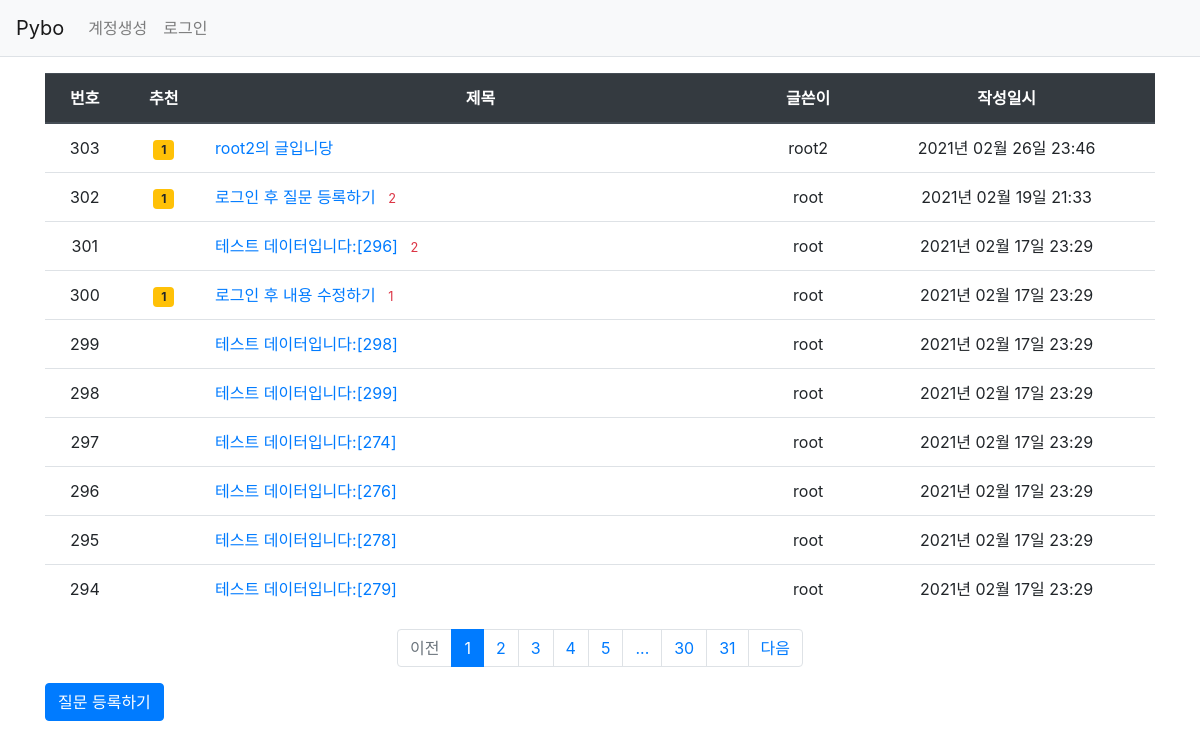
Page /question/list/ on the earlier database version.
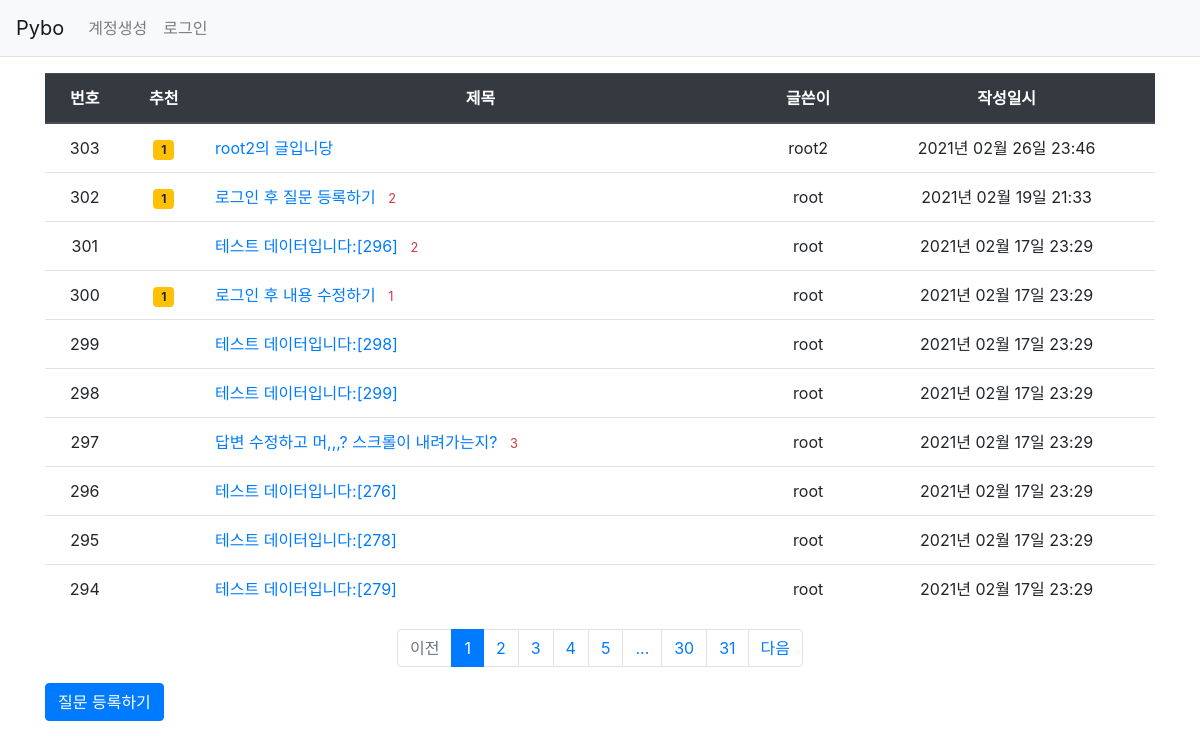
Same page on the later database version.
### pybo/models.py (models this page shows)
class Question(db.Model):   # 모든 모델의 기본 클래스인 db.Model 상속받음.
    id = db.Column(db.Integer, primary_key=True)
    subject = db.Column(db.String(200), nullable=False)
    content = db.Column(db.Text(), nullable=False)
    create_date = db.Column(db.DateTime(), nullable=False)
    modify_date = db.Column(db.DateTime(), nullable=True)
    voter = db.relationship('User', secondary=question_voter, backref=db.backref('question_voter_set'))
    user_id = db.Column(db.Integer, db.ForeignKey('user.id', ondelete='CASCADE'), nullable=False)
    user = db.relationship('User', backref=db.backref('question_set'))

class User(db.Model):
    id = db.Column(db.Integer, primary_key=True)    # 자동으로 증가하는 user 모델의 기본 키
    username = db.Column(db.String(150), unique=True, nullable=False)
    password = db.Column(db.String(200), nullable=False)
    email = db.Column(db.String(120), unique=True, nullable=False)

### pybo/views/question_views.py (the view)
@bp.route('/list/')
def _list():
    page = request.args.get('page', type=int, default=1)    # 페이징 기능 구현
    question_list = Question.query.order_by(Question.create_date.desc())
    question_list = question_list.paginate(page, per_page=10)
    return render_template('question/question_list.html', question_list=question_list)

### pybo/filter.py (called while the page is built)
def format_datetime(value, fmt='%Y년 %m월 %d일 %H:%M'):
    return value.strftime(fmt)

### pybo/views/auth_views.py (called while the page is built)
@bp.before_app_request
def load_logged_in_user():
    user_id = session.get('user_id')
    if user_id is None:
        g.user = None
    else:
        g.user = User.query.get(user_id)

### pybo/templates/question/question_list.html
{% extends 'base.html' %}
{% block content %}
<div class="container my-3">
    <table class="table">
        <thead>
            <tr class="text-center thead-dark">
                <th>번호</th>
                <th>추천</th>
                <th style="width:50%">제목</th>
                <th>글쓴이</th>
                <th>작성일시</th>
            </tr>
        </thead>
        <tbody>
            {% if question_list %}
            {% for question in question_list.items %}
            <tr class="text-center">
                <td>{{ question_list.total - ((question_list.page-1) * question_list.per_page) - loop.index0 }}</td>
                <td>
                    {% if question.voter|length > 0 %}
                    <span class="badge badge-warning px-2 py-1">{{ question.voter|length }}</span>
                    {% endif %}
                </td>
                <td class="text-left">
                    <a href="{{url_for('question.detail', question_id=question.id)}}">
                        {{question.subject}}
                    </a>
                    {% if question.answer_set|length > 0 %}
                    <span class="text-danger small ml-2">{{ question.answer_set|length }}</span>
                    {% endif %}
                </td>
                <td>{{ question.user.username }}</td>
                <td>{{question.create_date|datetime}}</td>
            </tr>
            {% endfor %}
            {% else %}
            <tr>
                <td colspan="3">질문이 없습니다.</td>
            </tr>
            {% endif %}
        </tbody>
    </table>
    <ul class="pagination justify-content-center">
        {% if question_list.has_prev %}
        <li class="page-item">
            <a class="page-link" href="?page={{ question_list.prev_num }}">이전</a>
        </li>
        {% else %}
        <li class="page-item disabled">
            <a class="page-link" tabindex="-1" aria-disabled="true" href="#">이전</a>
        </li>
        {% endif %}
        {% for page_num in question_list.iter_pages() %}
            {% if page_num %}
                {% if page_num != question_list.page %}
                <li class="page-item">
                    <a class="page-link" href="?page={{ page_num }}">{{ page_num }}</a>
                </li>
                {% else %}
                <li class="page-item active" aria-current="page">
                    <a class="page-link" href="#">{{ page_num }}</a>
                </li>
                {% endif %}
            {% else %}
                <li class="disabled">
                    <a class="page-link" href="#">...</a>
                </li>
            {% endif %}
        {% endfor %}
        {% if question_list.has_next %}
        <li class="page-item">
            <a class="page-link" href="?page={{ question_list.next_num }}">다음</a>
        </li>
        {% else %}
        <li class="page-item disabled">
            <a class="page-link" tabindex="-1" aria-disabled="true" href="#">다음</a>
        </li>
        {% endif %}
    </ul>
    <a href = "{{ url_for('question.create') }}" class="btn btn-primary">질문 등록하기</a>
</div>
{% endblock %}

Differences in the rows shown:
changed Question: subject "테스트 데이터입니다:[274]" → "답변 수정하고 머,,,? 스크롤이 내려가는지?"; answer_set|length (not shown) → "3"
